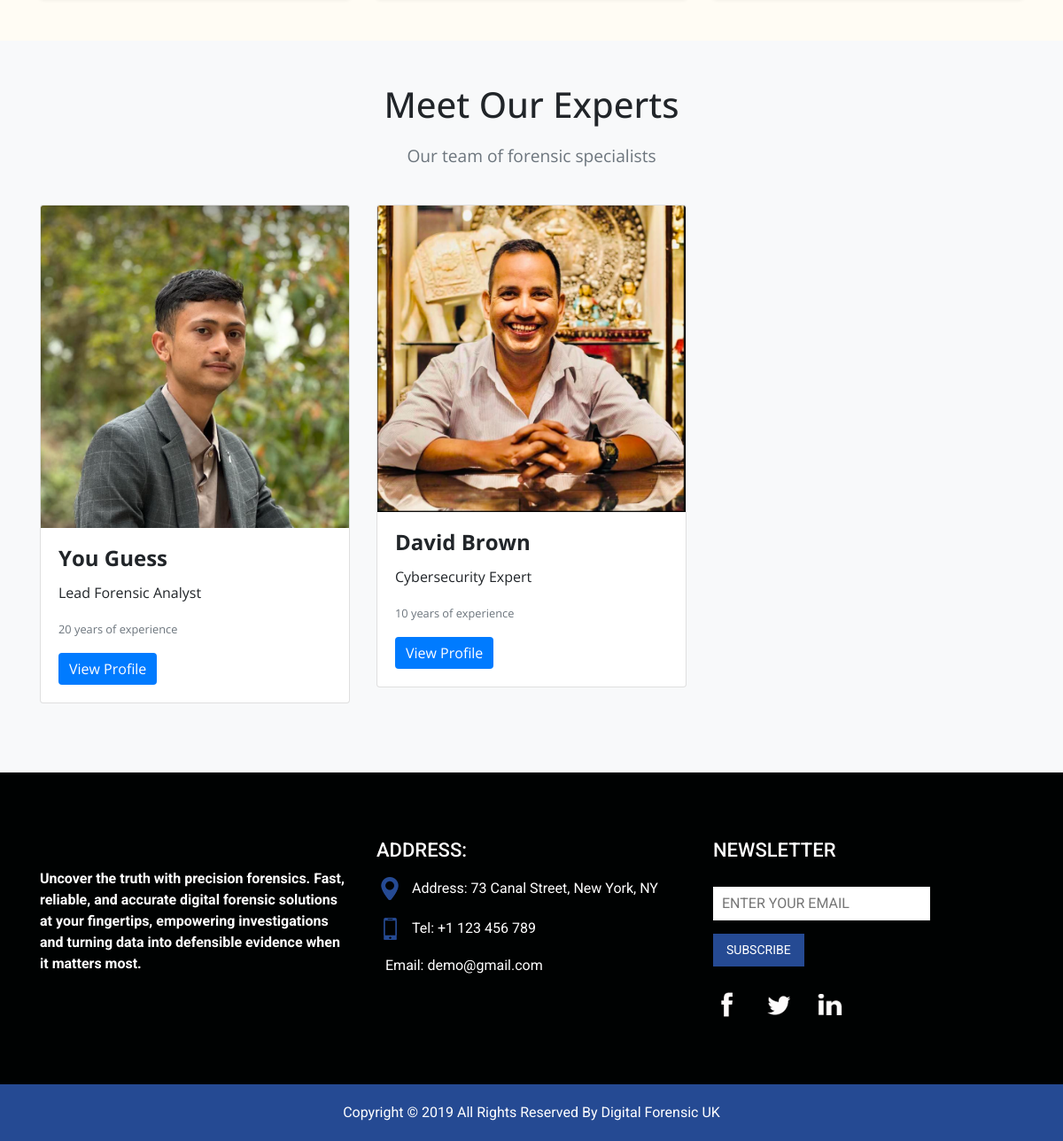
The app's page /service/ (lower part), older data.
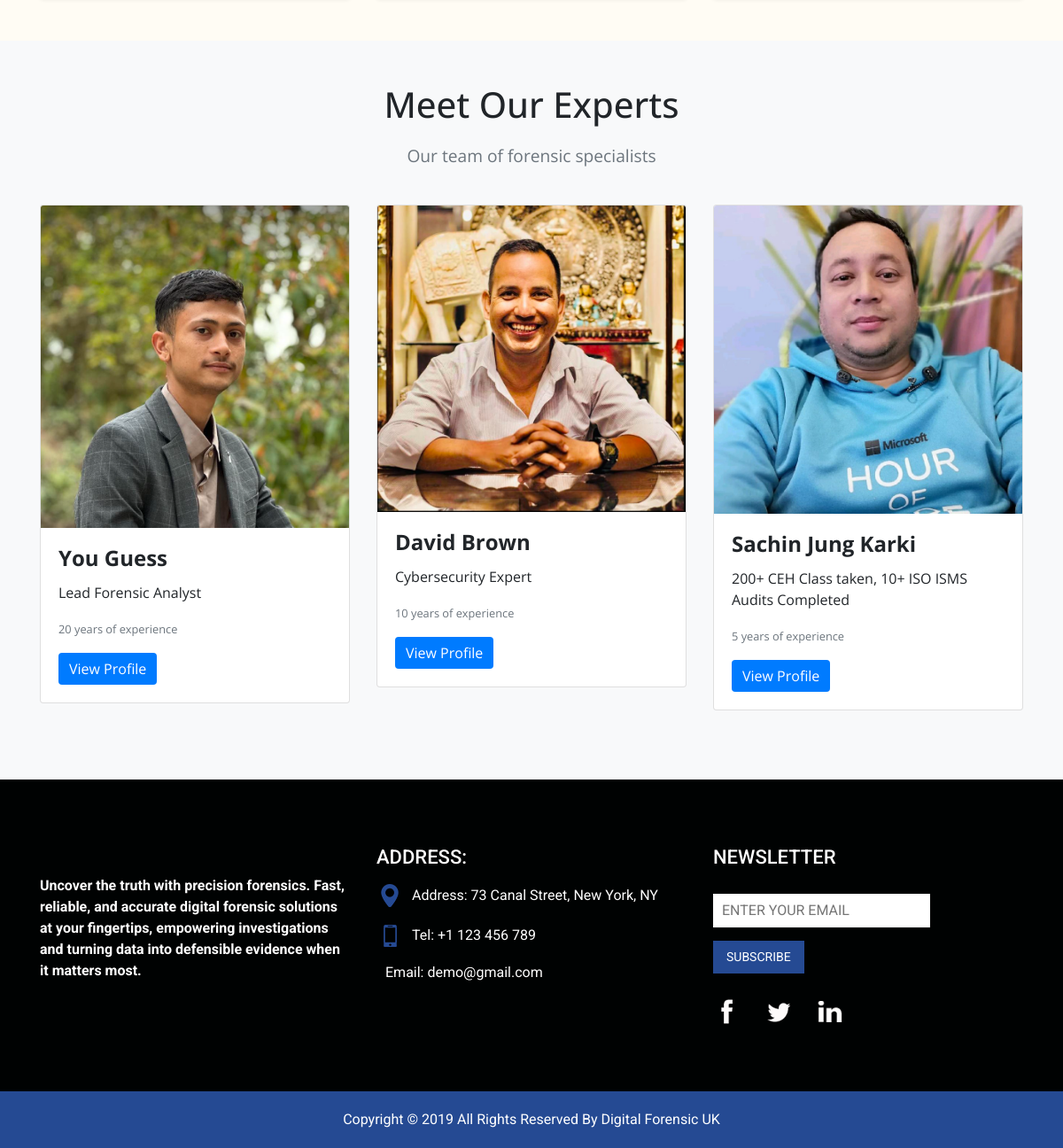
The same page, newer data.
### forensicApp/models.py (models this page shows, shortened)
class Member(models.Model):
    name = models.CharField(max_length=60)
    position = models.CharField(max_length=120)
    exp = models.IntegerField()
    image = models.ImageField(upload_to='media/member')

### forensicApp/views.py (the view)
# urls.py: path('service/', views.service, name='service'),
def service(request):
    views = {}
    views['services'] = Service.objects.all()
    views['members'] = Member.objects.all()
    return render(request, 'service.html', views)

### templates/service.html
{% extends 'base.html' %}
{% block content %}
{% include 'home/service.html' %}
{% endblock %}

### templates/home/staff.html (shortened to what this page needs)
{% load static %}
<section id="staff" class="py-5">
    <div class="container">
        <div class="row text-center">
            <div class="col-12">
                <h2 class="section-title">Meet Our Experts</h2>
                <p class="section-subtitle">Our team of forensic specialists</p>
            </div>
        </div>
        <div class="row">
            {% for member in members %}
            <div class="col-md-4">
                <div class="card">
                    <img src="{{ member.image.url }}" class="card-img-top" alt="Staff Member Name">
                    <div class="card-body">
                        <h5 class="card-title">{{ member.name }}</h5>
                        <p class="card-text">{{ member.position }}</p>
                        <p class="card-text"><small class="text-muted">{{ member.exp }} years of experience</small></p>
                        <a href="https://www.linkedin.com/in/sachin-jung-karki-4557a49a/" class="btn btn-primary">View Profile</a>
                    </div>
                </div>
            </div>
            {% endfor %}
        </div>
    </div>
</section>

Row changes from the older to the newer data that the page shows:
added Member: image (picture), name "Sachin Jung Karki", position "200+ CEH Class taken, 10+ ISO ISMS Audits Completed", exp "5"
